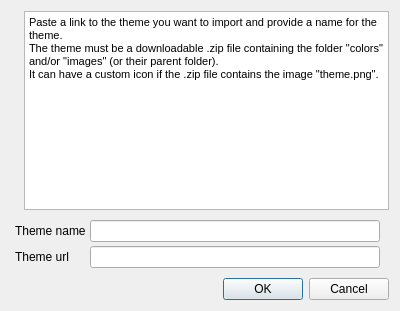
<?xml version="1.0" encoding="UTF-8"?>
<ui version="4.0">
 <class>DialogImportUrl</class>
 <widget class="QDialog" name="DialogImportUrl">
  <property name="geometry">
   <rect>
    <x>0</x>
    <y>0</y>
    <width>400</width>
    <height>311</height>
   </rect>
  </property>
  <property name="windowTitle">
   <string>Import Url</string>
  </property>
  <layout class="QVBoxLayout" name="verticalLayout_2">
   <item>
    <layout class="QHBoxLayout" name="horizontalLayout">
     <item>
      <widget class="QLabel" name="label_info">
       <property name="sizePolicy">
        <sizepolicy hsizetype="Maximum" vsizetype="Preferred">
         <horstretch>0</horstretch>
         <verstretch>0</verstretch>
        </sizepolicy>
       </property>
       <property name="text">
        <string/>
       </property>
       <property name="alignment">
        <set>Qt::AlignCenter</set>
       </property>
      </widget>
     </item>
     <item>
      <widget class="QTextBrowser" name="textBrowser">
       <property name="sizePolicy">
        <sizepolicy hsizetype="Expanding" vsizetype="MinimumExpanding">
         <horstretch>0</horstretch>
         <verstretch>0</verstretch>
        </sizepolicy>
       </property>
       <property name="html">
        <string>&lt;!DOCTYPE HTML PUBLIC &quot;-//W3C//DTD HTML 4.0//EN&quot; &quot;http://www.w3.org/TR/REC-html40/strict.dtd&quot;&gt;
&lt;html&gt;&lt;head&gt;&lt;meta name=&quot;qrichtext&quot; content=&quot;1&quot; /&gt;&lt;style type=&quot;text/css&quot;&gt;
p, li { white-space: pre-wrap; }
&lt;/style&gt;&lt;/head&gt;&lt;body style=&quot; font-family:'Ubuntu'; font-size:11pt; font-weight:400; font-style:normal;&quot;&gt;
&lt;p style=&quot; margin-top:0px; margin-bottom:0px; margin-left:0px; margin-right:0px; -qt-block-indent:0; text-indent:0px;&quot;&gt;&lt;span style=&quot; font-family:'MS Shell Dlg 2'; font-size:8pt;&quot;&gt;Paste a link to the theme you want to import and provide a name for the theme.&lt;br /&gt;The theme must be a downloadable .zip file containing the folder &amp;quot;colors&amp;quot; and/or &amp;quot;images&amp;quot; (or their parent folder).&lt;br /&gt;It can have a custom icon if the .zip file contains the image &amp;quot;theme.png&amp;quot;.&lt;/span&gt;&lt;/p&gt;&lt;/body&gt;&lt;/html&gt;</string>
       </property>
      </widget>
     </item>
    </layout>
   </item>
   <item>
    <widget class="QWidget" name="widget" native="true">
     <layout class="QFormLayout" name="formLayout">
      <property name="horizontalSpacing">
       <number>4</number>
      </property>
      <property name="verticalSpacing">
       <number>4</number>
      </property>
      <property name="leftMargin">
       <number>4</number>
      </property>
      <property name="topMargin">
       <number>4</number>
      </property>
      <property name="bottomMargin">
       <number>4</number>
      </property>
      <item row="1" column="1">
       <widget class="QLineEdit" name="lineEdit_url"/>
      </item>
      <item row="0" column="0">
       <widget class="QLabel" name="label_name">
        <property name="text">
         <string>Theme name</string>
        </property>
       </widget>
      </item>
      <item row="0" column="1">
       <widget class="QLineEdit" name="lineEdit_name"/>
      </item>
      <item row="1" column="0">
       <widget class="QLabel" name="label_url">
        <property name="text">
         <string>Theme url</string>
        </property>
       </widget>
      </item>
     </layout>
    </widget>
   </item>
   <item>
    <widget class="QDialogButtonBox" name="buttonBox">
     <property name="orientation">
      <enum>Qt::Horizontal</enum>
     </property>
     <property name="standardButtons">
      <set>QDialogButtonBox::Cancel|QDialogButtonBox::Ok</set>
     </property>
    </widget>
   </item>
  </layout>
 </widget>
 <resources/>
 <connections>
  <connection>
   <sender>buttonBox</sender>
   <signal>accepted()</signal>
   <receiver>DialogImportUrl</receiver>
   <slot>accept()</slot>
   <hints>
    <hint type="sourcelabel">
     <x>248</x>
     <y>254</y>
    </hint>
    <hint type="destinationlabel">
     <x>157</x>
     <y>274</y>
    </hint>
   </hints>
  </connection>
  <connection>
   <sender>buttonBox</sender>
   <signal>rejected()</signal>
   <receiver>DialogImportUrl</receiver>
   <slot>reject()</slot>
   <hints>
    <hint type="sourcelabel">
     <x>316</x>
     <y>260</y>
    </hint>
    <hint type="destinationlabel">
     <x>286</x>
     <y>274</y>
    </hint>
   </hints>
  </connection>
 </connections>
</ui>
